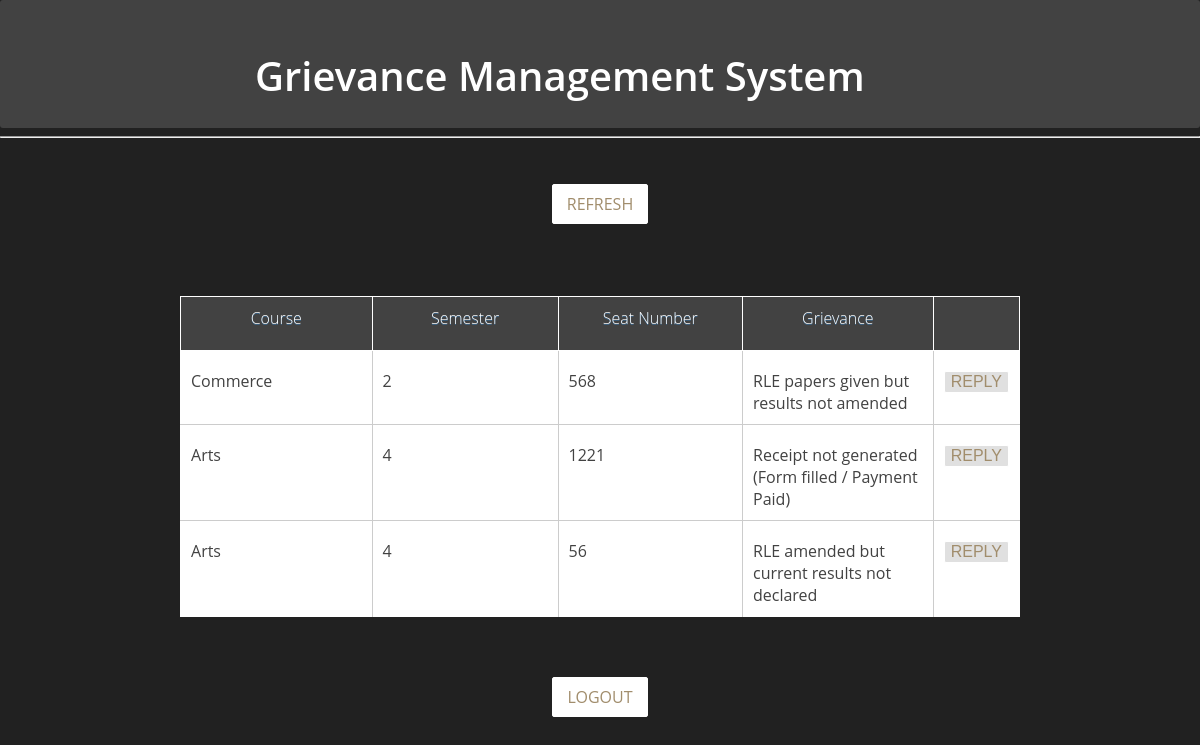
Screenshot of /view.php (signed in) with the database file from the repository.
### tables this page shows
CREATE TABLE IF NOT EXISTS `pending_complaints` (
  `complaint_no` int(10) NOT NULL,
  `username` varchar(30) NOT NULL,
  `semester` int(2) NOT NULL,
  `seat_no` int(10) NOT NULL,
  `course` varchar(30) NOT NULL,
  `complaint` varchar(255) NOT NULL,
  `category` varchar(10) NOT NULL,
  `startdate` datetime NOT NULL DEFAULT CURRENT_TIMESTAMP,
  `year` int(5) NOT NULL,
  `month` int(5) NOT NULL,
  `time` datetime NOT NULL DEFAULT CURRENT_TIMESTAMP,
  `status` varchar(50) NOT NULL
);

### view.php (the view, shortened to what this page needs)
<html>
<head>
	<link href="style.css" rel="stylesheet" type="text/css">
</head>
<body>
<div class="header-top">
  <div class="wrapheader">
    <div class="cssmenu">
       <h1 class="toptext" >Grievance Management System</h1>
    </div>
  </div>
</div>
<hr>
	<div class="button2">
		<a href="update.php"><input type="submit" name="Refresh" value="Refresh"></a><br><br>
	</div>
	<?php
	$un=$_SESSION["username"];
	$table="pending_complaints";
	$query = mysql_query("Select * from $table where status='$un'");
	echo "<table>
            <tr>
            <th>Course</th>
            <th>Semester</th>
            <th>Seat Number</th>
            <th>Grievance</th>
            <th></th>
			</tr>";
	while($row = mysql_fetch_array($query))
	{
	$x=explode(" ",$row['status']);
	if($x[0]=='AR' )
	{
	echo "<tr>";
	echo "<td>" .$row['course']."</td>";
	echo "<td>" .$row['semester']. "</td>";
	echo "<td>" .$row['seat_no']. "</td>";
	echo "<td>" .$row['complaint']. "</td>";
	echo '<td><button class="reply" id= "'.$row['complaint_no'].'">REPLY</button></td>';
	echo "</tr>";
	}
	}
	echo "</table>";
	?>
	<div class="button2">
	<a href="logout.php"><input type="submit" name="logout" value="Logout"></a></body>
</html>

### style.css (style rules this page uses)
html,body,div,span,applet,object,iframe,h1,h2,h3,h4,h5,h6,p,blockquote,pre,a,abbr,acronym,address,big,cite,code,del,dfn,em,img,ins,kbd,q,s,samp,small,strike,strong,sub,sup,tt,var,b,u,i,dl,dt,dd,ol,nav ul,nav li,fieldset,form,label,legend,table,caption,tbody,tfoot,thead,tr,th,td,article,aside,canvas,details,embed,figure,figcaption,footer,header,hgroup,menu,nav,output,ruby,section,summary,time,mark,audio,video { margin:0;padding:0;border:0;font-size:100%;font:inherit;vertical-align:baseline; }
table { border-collapse:collapse;border-spacing:0; }
a { text-decoration:none; }
body { font-family: 'Open Sans', sans-serif; color: #ffffff; background:#212121; }
.toptext { float: left; margin-left: 20%; margin-top: 2%; font-size:40px; color:#ffffff; font-weight: 600; font-family: 'Open Sans', sans-serif; }
.wrapheader { //background:#fff; //padding: 10px 0; padding: 25px; border-radius: 3px; background-color: #424242; -moz-transition:all .2s linear; -webkit-transition:all .2s linear; -o-transition:all .2s linear; -ms-transition:all .2s linear; }
.button2 input[type="submit"] { transition: 0.5s all; -webkit-transition: 0.5s all; -moz-transition: 0.5s all; -o-transition: 0.5s all; display: inline-block; font-family: 'Open Sans', sans-serif; outline: none; text-transform: uppercase; //float:left; //margin-left: 20%; //margin-right: 20%; width: 8%; height: 5%; background: white; border: 1px solid white; cursor: pointer; border-radius: 2px; color: #a18d6c; font-size: 16px; font-weight: 400; //padding: 6px; margin-top: 10px; }
.button2 { text-align: center; margin-top:3%; }
.reply { transition: 0.5s all; -webkit-transition: 0.5s all; -moz-transition: 0.5s all; -o-transition: 0.5s all; display: inline-block; font-family: sans-serif; outline: none; text-transform: uppercase; //float:left; //margin-left: 20%; //margin-right: 20%; width: 100%; height: 70%; background: #e0e0e0; border: 1px solid white; cursor: pointer; border-radius: 2px; color: #a18d6c; font-size: 16px; font-weight: 400; //padding: 6px; margin-top: 10px; }
table { width: 70%; border-collapse: collapse; border: 1px solid #ffffff; margin: 50px auto; background: white; }
th { padding-top: 10px; background: #424242; height: 54px; width: 25%; font-weight: lighter; text-shadow: 0 1px 0 #38678f; color: white; border: 1px solid #ffffff; //box-shadow: inset 0px 1px 2px #568ebd; transition: all 0.2s; }
tr { border-bottom: 1px solid #cccccc; color: #424242; }
tr:last-child { border-bottom: 0px; }
td { border-right: 1px solid #cccccc; padding: 10px; transition: all 0.2s; }
td:last-child { border-right: 0px; }

### rows the page displays
pending_complaints: course "Commerce", semester "2", seat_no "568", complaint "RLE papers given but results not amended"
pending_complaints: course "Arts", semester "4", seat_no "1221", complaint "Receipt not generated (Form filled / Payment Paid)"
pending_complaints: course "Arts", semester "4", seat_no "56", complaint "RLE amended but current results not declared"
